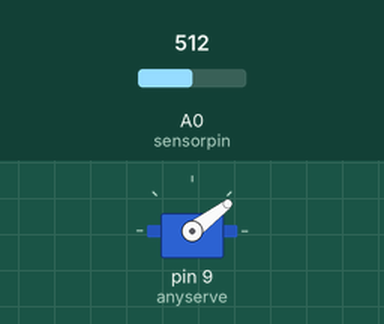
Recording of a sketch running on a simulated Arduino Uno, built with avr-gcc and run on an emulated ATmega328P. Parts: servo. The inputs (shaded band) are chosen by the test bench; at power-on: A0 (sensorpin) = 512.

Above: at 8.0 s.
8.1 s: A0 (sensorpin) set to 318
At 8.28 s:
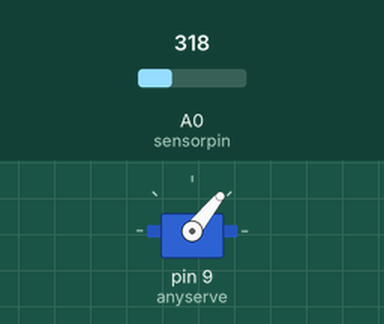
16.2 s: A0 (sensorpin) set to 286
At 16.47 s:
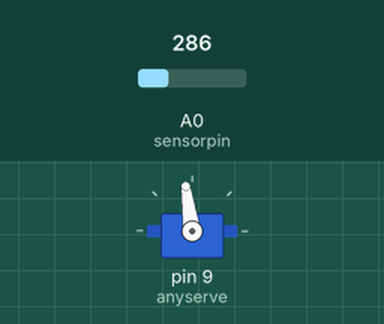
At 22.5 s:
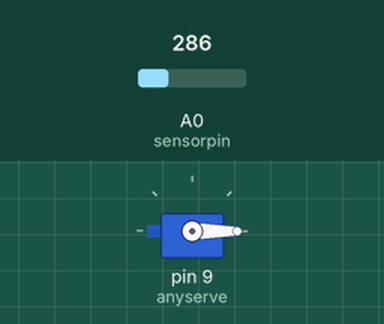
Timing chart, 0 to 24.0 s (numbered marks = the images above; inputs shaded):
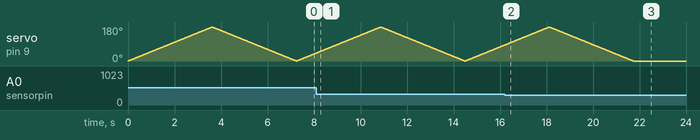

The sketch:

MOSTIURE.ino
```cpp
#include <Servo.h>
Servo anyserve;
int pos=0;
int sensorpin=A0;
int sensorvalue=0;
void setup()
{
  anyserve.attach(9);
  Serial.begin(9600);
}
void loop()
{
  sensorvalue=analogRead(sensorpin);
  Serial.begin(sensorvalue);
  if(sensorvalue>300)
  {
    for (pos=0;pos<180;pos+=1)
    {
    anyserve.write(pos);
   delay(20);
    }
     for (pos=180;pos>=0;pos-=1){
     anyserve.write(pos);
     delay(20);
  }
}

}
```

Measured:
- the behaviour switches between 301 and 300 on A0 (sensorpin) (found by bisection; images 1 and 2)
- after the input at 16.2 s, servo on pin 9 (anyserve): goes on until 21.7 s, then stays 0°
